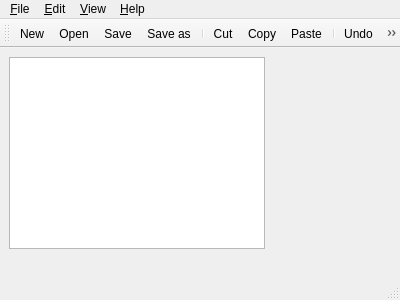
<?xml version="1.0" encoding="UTF-8"?>
<ui version="4.0">
 <class>TextEditor</class>
 <widget class="QMainWindow" name="TextEditor">
  <property name="geometry">
   <rect>
    <x>0</x>
    <y>0</y>
    <width>400</width>
    <height>300</height>
   </rect>
  </property>
  <property name="windowTitle">
   <string>TextEditor - New[*]</string>
  </property>
  <widget class="QWidget" name="centralWidget">
   <property name="font">
    <font>
     <family>MS Shell Dlg 2</family>
    </font>
   </property>
   <widget class="QPlainTextEdit" name="plainTextEdit">
    <property name="geometry">
     <rect>
      <x>9</x>
      <y>9</y>
      <width>256</width>
      <height>192</height>
     </rect>
    </property>
    <property name="font">
     <font>
      <family>Courier New</family>
     </font>
    </property>
   </widget>
  </widget>
  <widget class="QMenuBar" name="menuBar">
   <property name="geometry">
    <rect>
     <x>0</x>
     <y>0</y>
     <width>400</width>
     <height>18</height>
    </rect>
   </property>
   <widget class="QMenu" name="menu_File">
    <property name="title">
     <string>&amp;File</string>
    </property>
    <widget class="QMenu" name="menu_Recent_files">
     <property name="enabled">
      <bool>false</bool>
     </property>
     <property name="title">
      <string>&amp;Recent files</string>
     </property>
    </widget>
    <addaction name="action_New"/>
    <addaction name="action_Open"/>
    <addaction name="menu_Recent_files"/>
    <addaction name="action_Save"/>
    <addaction name="action_Save_as"/>
    <addaction name="separator"/>
    <addaction name="action_Exit"/>
   </widget>
   <widget class="QMenu" name="menu_Edit">
    <property name="title">
     <string>&amp;Edit</string>
    </property>
    <addaction name="action_Undo"/>
    <addaction name="action_Redo"/>
    <addaction name="separator"/>
    <addaction name="action_Cut"/>
    <addaction name="action_Copy"/>
    <addaction name="action_Paste"/>
    <addaction name="action_Delete"/>
    <addaction name="action_Select_all"/>
   </widget>
   <widget class="QMenu" name="menu_Help">
    <property name="title">
     <string>&amp;Help</string>
    </property>
    <addaction name="action_About"/>
   </widget>
   <widget class="QMenu" name="menu_View">
    <property name="title">
     <string>&amp;View</string>
    </property>
    <addaction name="action_Zoom_in"/>
    <addaction name="action_Zoom_out"/>
   </widget>
   <addaction name="menu_File"/>
   <addaction name="menu_Edit"/>
   <addaction name="menu_View"/>
   <addaction name="menu_Help"/>
  </widget>
  <widget class="QToolBar" name="mainToolBar">
   <property name="allowedAreas">
    <set>Qt::AllToolBarAreas</set>
   </property>
   <property name="iconSize">
    <size>
     <width>16</width>
     <height>16</height>
    </size>
   </property>
   <attribute name="toolBarArea">
    <enum>TopToolBarArea</enum>
   </attribute>
   <attribute name="toolBarBreak">
    <bool>false</bool>
   </attribute>
   <addaction name="action_New"/>
   <addaction name="action_Open"/>
   <addaction name="action_Save"/>
   <addaction name="action_Save_as"/>
   <addaction name="separator"/>
   <addaction name="action_Cut"/>
   <addaction name="action_Copy"/>
   <addaction name="action_Paste"/>
   <addaction name="separator"/>
   <addaction name="action_Undo"/>
   <addaction name="action_Redo"/>
   <addaction name="separator"/>
   <addaction name="action_Zoom_in"/>
   <addaction name="action_Zoom_out"/>
  </widget>
  <widget class="QStatusBar" name="statusBar">
   <property name="enabled">
    <bool>true</bool>
   </property>
   <property name="sizeGripEnabled">
    <bool>true</bool>
   </property>
  </widget>
  <action name="action_New">
   <property name="icon">
    <iconset resource="resources.qrc">
     <normaloff>:/Icons/file_new.png</normaloff>:/Icons/file_new.png</iconset>
   </property>
   <property name="text">
    <string>&amp;New</string>
   </property>
  </action>
  <action name="action_Open">
   <property name="icon">
    <iconset resource="resources.qrc">
     <normaloff>:/Icons/file_open.png</normaloff>:/Icons/file_open.png</iconset>
   </property>
   <property name="text">
    <string>&amp;Open...</string>
   </property>
  </action>
  <action name="action_Save">
   <property name="icon">
    <iconset resource="resources.qrc">
     <normaloff>:/Icons/file_save.png</normaloff>:/Icons/file_save.png</iconset>
   </property>
   <property name="text">
    <string>&amp;Save</string>
   </property>
  </action>
  <action name="action_Save_as">
   <property name="icon">
    <iconset resource="resources.qrc">
     <normaloff>:/Icons/file_save-as.png</normaloff>:/Icons/file_save-as.png</iconset>
   </property>
   <property name="text">
    <string>Save &amp;as...</string>
   </property>
  </action>
  <action name="action_Cut">
   <property name="icon">
    <iconset resource="resources.qrc">
     <normaloff>:/Icons/edit_cut.png</normaloff>:/Icons/edit_cut.png</iconset>
   </property>
   <property name="text">
    <string>Cu&amp;t</string>
   </property>
  </action>
  <action name="action_Copy">
   <property name="icon">
    <iconset resource="resources.qrc">
     <normaloff>:/Icons/edit_copy.png</normaloff>:/Icons/edit_copy.png</iconset>
   </property>
   <property name="text">
    <string>&amp;Copy</string>
   </property>
  </action>
  <action name="action_Paste">
   <property name="icon">
    <iconset resource="resources.qrc">
     <normaloff>:/Icons/edit_paste.png</normaloff>:/Icons/edit_paste.png</iconset>
   </property>
   <property name="text">
    <string>&amp;Paste</string>
   </property>
  </action>
  <action name="action_Exit">
   <property name="icon">
    <iconset resource="resources.qrc">
     <normaloff>:/Icons/file_exit.png</normaloff>:/Icons/file_exit.png</iconset>
   </property>
   <property name="text">
    <string>&amp;Exit</string>
   </property>
  </action>
  <action name="actionA">
   <property name="text">
    <string>a</string>
   </property>
  </action>
  <action name="action_About">
   <property name="icon">
    <iconset resource="resources.qrc">
     <normaloff>:/Icons/help_about.png</normaloff>:/Icons/help_about.png</iconset>
   </property>
   <property name="text">
    <string>&amp;About</string>
   </property>
  </action>
  <action name="action_Undo">
   <property name="icon">
    <iconset resource="resources.qrc">
     <normaloff>:/Icons/edit_undo.png</normaloff>:/Icons/edit_undo.png</iconset>
   </property>
   <property name="text">
    <string>&amp;Undo</string>
   </property>
  </action>
  <action name="action_Redo">
   <property name="icon">
    <iconset resource="resources.qrc">
     <normaloff>:/Icons/edit_redo.png</normaloff>:/Icons/edit_redo.png</iconset>
   </property>
   <property name="text">
    <string>&amp;Redo</string>
   </property>
  </action>
  <action name="action_Zoom_in">
   <property name="icon">
    <iconset resource="resources.qrc">
     <normaloff>:/Icons/view_zoom-in.png</normaloff>:/Icons/view_zoom-in.png</iconset>
   </property>
   <property name="text">
    <string>Zoom &amp;in</string>
   </property>
  </action>
  <action name="action_Zoom_out">
   <property name="icon">
    <iconset resource="resources.qrc">
     <normaloff>:/Icons/view_zoom-out.png</normaloff>:/Icons/view_zoom-out.png</iconset>
   </property>
   <property name="text">
    <string>Zoom &amp;out</string>
   </property>
  </action>
  <action name="action_Select_all">
   <property name="text">
    <string>Select a&amp;ll</string>
   </property>
  </action>
  <action name="action_Delete">
   <property name="text">
    <string>&amp;Delete</string>
   </property>
  </action>
 </widget>
 <layoutdefault spacing="6" margin="11"/>
 <resources>
  <include location="resources.qrc"/>
 </resources>
 <connections>
  <connection>
   <sender>action_Exit</sender>
   <signal>triggered()</signal>
   <receiver>TextEditor</receiver>
   <slot>close()</slot>
   <hints>
    <hint type="sourcelabel">
     <x>-1</x>
     <y>-1</y>
    </hint>
    <hint type="destinationlabel">
     <x>199</x>
     <y>149</y>
    </hint>
   </hints>
  </connection>
  <connection>
   <sender>action_Cut</sender>
   <signal>triggered()</signal>
   <receiver>plainTextEdit</receiver>
   <slot>cut()</slot>
   <hints>
    <hint type="sourcelabel">
     <x>-1</x>
     <y>-1</y>
    </hint>
    <hint type="destinationlabel">
     <x>199</x>
     <y>156</y>
    </hint>
   </hints>
  </connection>
  <connection>
   <sender>action_Copy</sender>
   <signal>triggered()</signal>
   <receiver>plainTextEdit</receiver>
   <slot>copy()</slot>
   <hints>
    <hint type="sourcelabel">
     <x>-1</x>
     <y>-1</y>
    </hint>
    <hint type="destinationlabel">
     <x>199</x>
     <y>156</y>
    </hint>
   </hints>
  </connection>
  <connection>
   <sender>action_Paste</sender>
   <signal>triggered()</signal>
   <receiver>plainTextEdit</receiver>
   <slot>paste()</slot>
   <hints>
    <hint type="sourcelabel">
     <x>-1</x>
     <y>-1</y>
    </hint>
    <hint type="destinationlabel">
     <x>199</x>
     <y>156</y>
    </hint>
   </hints>
  </connection>
  <connection>
   <sender>plainTextEdit</sender>
   <signal>modificationChanged(bool)</signal>
   <receiver>TextEditor</receiver>
   <slot>setWindowModified(bool)</slot>
   <hints>
    <hint type="sourcelabel">
     <x>375</x>
     <y>190</y>
    </hint>
    <hint type="destinationlabel">
     <x>395</x>
     <y>195</y>
    </hint>
   </hints>
  </connection>
  <connection>
   <sender>action_Undo</sender>
   <signal>triggered()</signal>
   <receiver>plainTextEdit</receiver>
   <slot>undo()</slot>
   <hints>
    <hint type="sourcelabel">
     <x>-1</x>
     <y>-1</y>
    </hint>
    <hint type="destinationlabel">
     <x>136</x>
     <y>156</y>
    </hint>
   </hints>
  </connection>
  <connection>
   <sender>action_Redo</sender>
   <signal>triggered()</signal>
   <receiver>plainTextEdit</receiver>
   <slot>redo()</slot>
   <hints>
    <hint type="sourcelabel">
     <x>-1</x>
     <y>-1</y>
    </hint>
    <hint type="destinationlabel">
     <x>136</x>
     <y>156</y>
    </hint>
   </hints>
  </connection>
  <connection>
   <sender>action_Zoom_in</sender>
   <signal>triggered()</signal>
   <receiver>plainTextEdit</receiver>
   <slot>zoomIn()</slot>
   <hints>
    <hint type="sourcelabel">
     <x>-1</x>
     <y>-1</y>
    </hint>
    <hint type="destinationlabel">
     <x>136</x>
     <y>156</y>
    </hint>
   </hints>
  </connection>
  <connection>
   <sender>action_Zoom_out</sender>
   <signal>triggered()</signal>
   <receiver>plainTextEdit</receiver>
   <slot>zoomOut()</slot>
   <hints>
    <hint type="sourcelabel">
     <x>-1</x>
     <y>-1</y>
    </hint>
    <hint type="destinationlabel">
     <x>136</x>
     <y>156</y>
    </hint>
   </hints>
  </connection>
  <connection>
   <sender>action_Select_all</sender>
   <signal>triggered()</signal>
   <receiver>plainTextEdit</receiver>
   <slot>selectAll()</slot>
   <hints>
    <hint type="sourcelabel">
     <x>-1</x>
     <y>-1</y>
    </hint>
    <hint type="destinationlabel">
     <x>136</x>
     <y>156</y>
    </hint>
   </hints>
  </connection>
  <connection>
   <sender>action_Delete</sender>
   <signal>triggered()</signal>
   <receiver>plainTextEdit</receiver>
   <slot>clear()</slot>
   <hints>
    <hint type="sourcelabel">
     <x>-1</x>
     <y>-1</y>
    </hint>
    <hint type="destinationlabel">
     <x>136</x>
     <y>148</y>
    </hint>
   </hints>
  </connection>
 </connections>
</ui>
